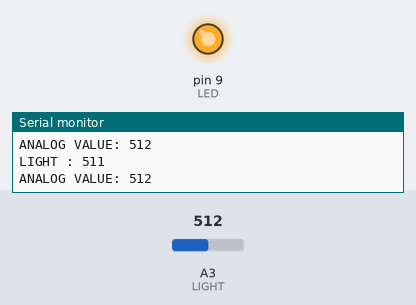
Bench run of a sketch on a simulated Arduino Uno, built with avr-gcc and run on an emulated ATmega328P. Parts: output pins drawn as LEDs (lit = HIGH), the last lines printed to the serial monitor. Inputs (shaded band) come from the test bench; at power-on: A3 (LIGHT) = 512.

Above: at 1.2 s.
1.3 s: A3 (LIGHT) set to 122
At 2.3 s:
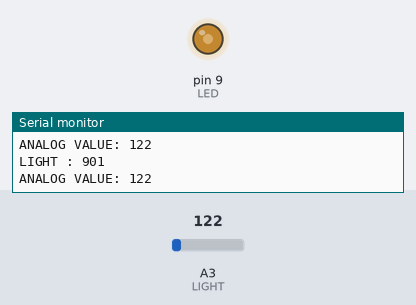
2.9 s: A3 (LIGHT) set to 0
At 3.8 s:
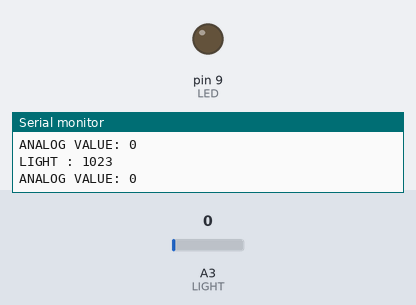
4.5 s: A3 (LIGHT) set to 306
At 5.2 s:
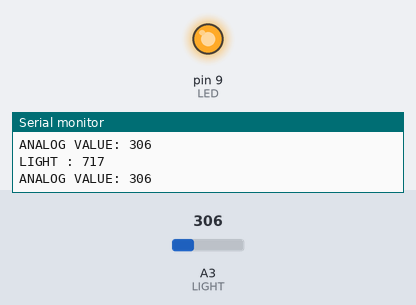
Timing chart, 0 to 7.5 s (numbered marks = the images above; inputs shaded):
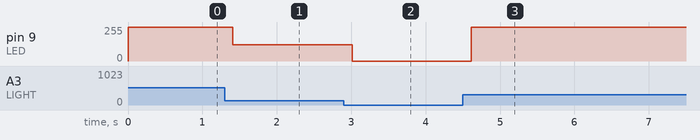

The sketch:

Sample_Ambient_Light_Sensor.ino
```cpp
#define LIGHT A3
#define LED 9

void setup() {
  Serial.begin(9600);
  pinMode(LIGHT, INPUT);
  pinMode(LED, OUTPUT);
}

void loop() {
  int value = analogRead(LIGHT);
  int data = map(value, 0, 1023, 1023, 0);

  Serial.print("LIGHT : ");
  Serial.println(data);
  analogWrite(LED, value);
  //analogWrite(LED, 1023);
  Serial.print("ANALOG VALUE: ");
  Serial.println(value);
  delay(200);
}
```

Measured:
- after the input at 1.3 s, pin 9 (LED): 255/255 → 122/255 after 0.11 s
- after the input at 2.9 s, pin 9 (LED): 122/255 → 0/255 after 0.11 s
- after the input at 4.5 s, pin 9 (LED): 0/255 → 255/255 after 0.12 s
